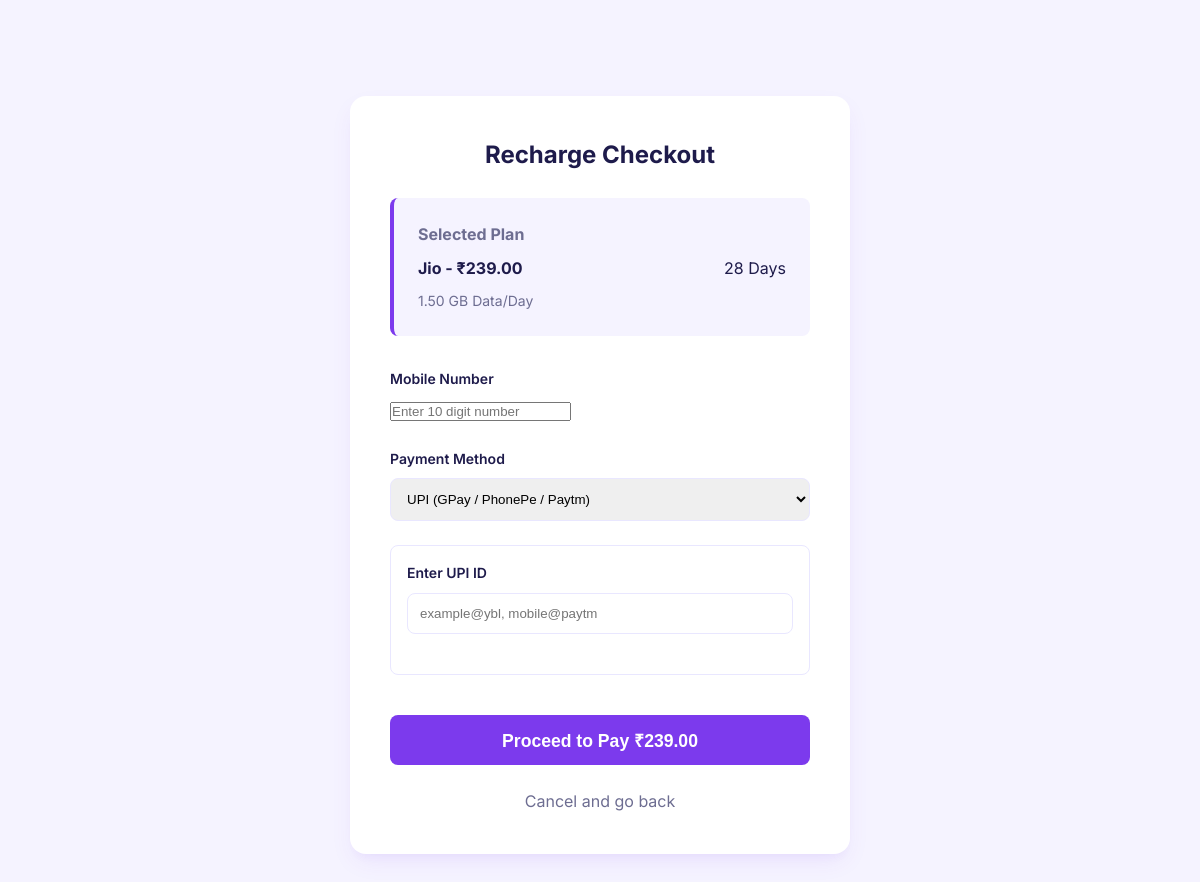
The page /recharge.php?id=1 on the database its author committed.
### tables this page shows
CREATE TABLE IF NOT EXISTS plans (
    id INT AUTO_INCREMENT PRIMARY KEY,
    operator ENUM('Jio', 'Airtel', 'VI') NOT NULL,
    price DECIMAL(10, 2) NOT NULL,
    validity INT NOT NULL,  
    data_per_day DECIMAL(5, 2) NOT NULL,  
    is_best_plan BOOLEAN DEFAULT FALSE,
    created_at TIMESTAMP DEFAULT CURRENT_TIMESTAMP
);

### recharge.php (the view, shortened to what this page needs)
<?php
require_once 'db.php';
$plan_id = $_GET['id'] ?? ($_POST['plan_id'] ?? null);
$stmt = $pdo->prepare("SELECT * FROM plans WHERE id = ?");
$stmt->execute([$plan_id]);
$plan = $stmt->fetch();
?>
<!DOCTYPE html>
<html lang="en">
<head>
    <link rel="stylesheet" href="style.css">
</head>
<body>
<div class="container">
    <div class="checkout-container">
        <h2 style="margin-bottom: 1.5rem; text-align: center;">Recharge Checkout</h2>
        <div class="plan-summary">
            <h4 style="color: var(--text-muted); margin-bottom: 0.5rem;">Selected Plan</h4>
            <div style="display: flex; justify-content: space-between; align-items: center;">
                <strong><?php echo $plan['operator']; ?> - ₹<?php echo $plan['price']; ?></strong>
                <span><?php echo $plan['validity']; ?> Days</span>
            </div>
            <p style="font-size: 0.875rem; color: var(--text-muted); margin-top: 0.5rem;">
                <?php echo $plan['data_per_day']; ?> GB Data/Day
            </p>
        </div>
        <form method="POST" action="recharge.php?id=<?php echo $plan['id']; ?>">
<div class="filter-group">
    <label>Mobile Number</label>
    <input type="tel" name="mobile_number" placeholder="Enter 10 digit number" maxlength="10" pattern="[0-9]{10}" title="Please enter a 10-digit mobile number" required oninput="this.value = this.value.replace(/[^0-9]/g, '');">
</div>
            <div class="filter-group">
                <label>Payment Method</label>
                <select id="payment_method" name="payment_method" onchange="togglePaymentFields()" required>
                    <option value="upi">UPI (GPay / PhonePe / Paytm)</option>
                </select>
            </div>
            <div id="upi_fields" style="display: block; border: 1px solid var(--border-color); padding: 1rem; border-radius: 8px; margin-bottom: 1.5rem;">
                <div class="filter-group">
                    <label>Enter UPI ID</label>
                    <input type="text" name="upi_id" placeholder="example@ybl, mobile@paytm">
                </div>
            </div>
            <button type="submit" name="process_recharge" class="btn-apply" style="margin-top: 1rem; font-size: 1.1rem; height: 50px;">
                Proceed to Pay ₹<?php echo $plan['price']; ?>
            </button>
            <a href="index.php" style="display: block; text-align: center; margin-top: 1.5rem; color: var(--text-muted); text-decoration: none;">
                Cancel and go back
            </a>
        </form>
    </div>
</div>
</body>
</html>

### style.css (style rules this page uses)
:root { --primary: #7c3aed; --primary-hover: #6d28d9; --bg-color: #f5f3ff; --card-bg: #ffffff; --text-main: #1e1b4b; --text-muted: #6d6d91; --border-color: #e9e7ff; --accent-jio: #005eb8; --accent-airtel: #e30613; --accent-vi: #ffb400; --shadow: 0 10px 25px -5px rgba(124, 58, 237, 0.1), 0 8px 10px -6px rgba(124, 58, 237, 0.05); --radius: 16px; }
* { margin: 0; padding: 0; box-sizing: border-box; }
body { font-family: 'Inter', sans-serif; background-color: var(--bg-color); color: var(--text-main); line-height: 1.6; }
.container { max-width: 1200px; margin: 0 auto; padding: 2rem; }
.filter-group { margin-bottom: 1.5rem; }
.filter-group label { display: block; font-size: 0.875rem; font-weight: 600; margin-bottom: 0.5rem; }
.filter-group select, .filter-group input[type="text"], .filter-group input[type="number"] { width: 100%; padding: 0.75rem; border: 1px solid var(--border-color); border-radius: 8px; outline: none; transition: border-color 0.2s; }
.btn-apply { width: 100%; padding: 0.75rem; background: var(--primary); color: white; border: none; border-radius: 8px; font-weight: 600; cursor: pointer; transition: background 0.2s; }

### recharge.php (style rules this page uses)
.checkout-container { max-width: 500px; margin: 4rem auto; background: white; padding: 2.5rem; border-radius: var(--radius); box-shadow: var(--shadow); }
.plan-summary { background: var(--bg-color); padding: 1.5rem; border-radius: 8px; margin-bottom: 2rem; border-left: 4px solid var(--primary); }

### rows shown on the page
plans: operator "Jio", price "239.00", validity "28", data_per_day "1.50"
